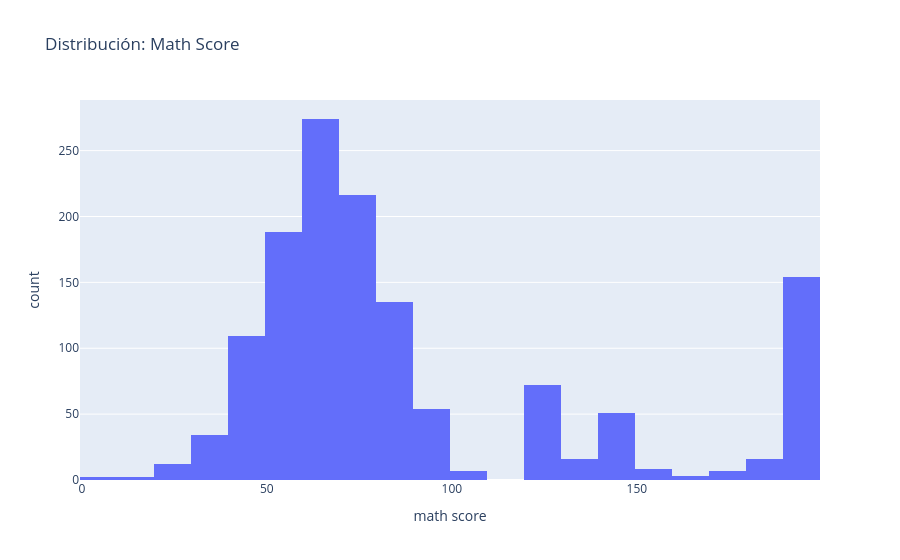
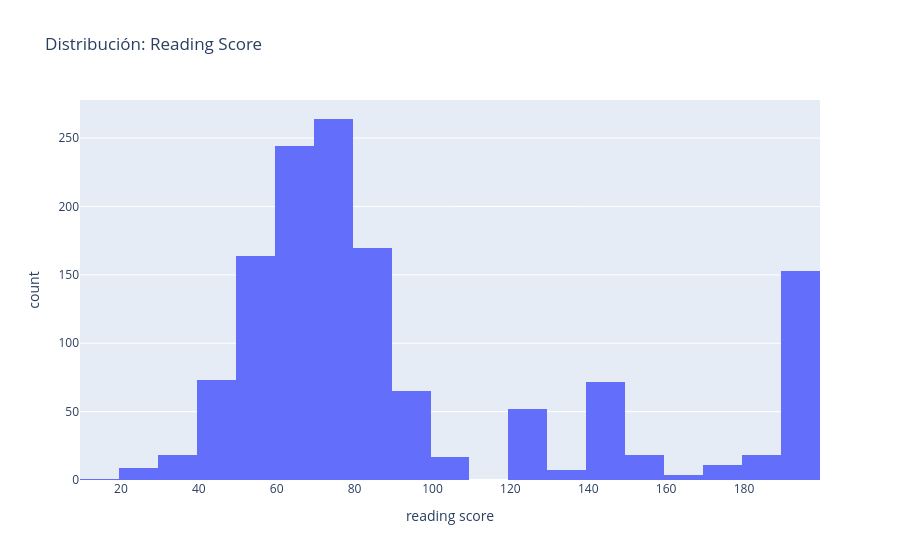
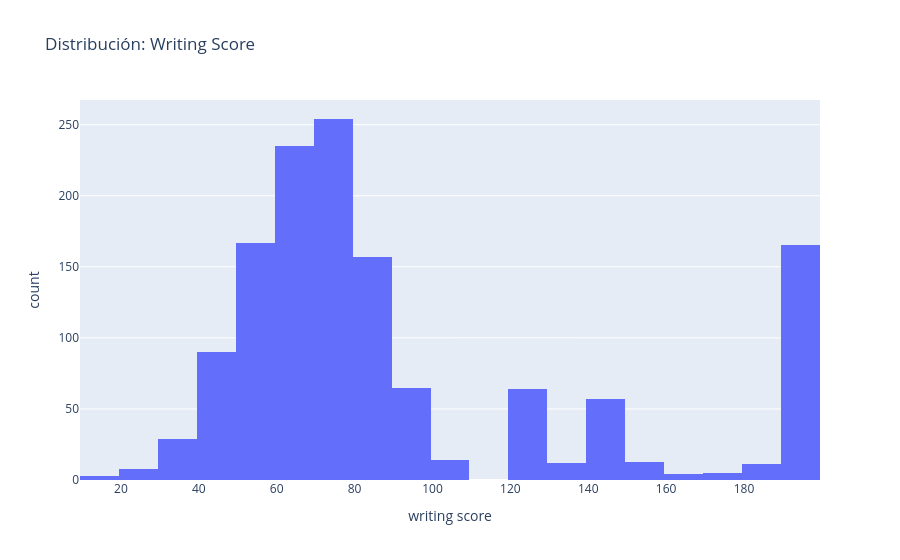

Source (notebook cell) for these figures, in order:
### Code cell
analyze_df(df_grades)

### Figure 1 — Plotly figure (JSON) as saved in the notebook; plotly's stock layout.template omitted (floating-point values rounded to 4 significant figures; data arrays with more than 128 entries replaced by an {"elided": "..."} marker saying what was removed)
{"data": [{"bingroup": "x", "hovertemplate": "math score=%{x}<br>count=%{y}<extra></extra>", "legendgroup": "", "marker": {"color": "#636efa", "pattern": {"shape": ""}}, "name": "", "orientation": "v", "showlegend": false, "type": "histogram", "x": {"elided": "1400 mixed values"}, "xaxis": "x", "yaxis": "y"}], "layout": {"barmode": "relative", "legend": {"tracegroupgap": 0}, "title": {"text": "Distribución: Math Score"}, "xaxis": {"anchor": "y", "domain": [0, 1], "title": {"text": "math score"}}, "yaxis": {"anchor": "x", "domain": [0, 1], "title": {"text": "count"}}}}

### Figure 2 — Plotly figure (JSON) as saved in the notebook; plotly's stock layout.template omitted (floating-point values rounded to 4 significant figures; data arrays with more than 128 entries replaced by an {"elided": "..."} marker saying what was removed)
{"data": [{"bingroup": "x", "hovertemplate": "reading score=%{x}<br>count=%{y}<extra></extra>", "legendgroup": "", "marker": {"color": "#636efa", "pattern": {"shape": ""}}, "name": "", "orientation": "v", "showlegend": false, "type": "histogram", "x": {"elided": "1400 mixed values"}, "xaxis": "x", "yaxis": "y"}], "layout": {"barmode": "relative", "legend": {"tracegroupgap": 0}, "title": {"text": "Distribución: Reading Score"}, "xaxis": {"anchor": "y", "domain": [0, 1], "title": {"text": "reading score"}}, "yaxis": {"anchor": "x", "domain": [0, 1], "title": {"text": "count"}}}}

### Figure 3 — Plotly figure (JSON) as saved in the notebook; plotly's stock layout.template omitted (floating-point values rounded to 4 significant figures; data arrays with more than 128 entries replaced by an {"elided": "..."} marker saying what was removed)
{"data": [{"bingroup": "x", "hovertemplate": "writing score=%{x}<br>count=%{y}<extra></extra>", "legendgroup": "", "marker": {"color": "#636efa", "pattern": {"shape": ""}}, "name": "", "orientation": "v", "showlegend": false, "type": "histogram", "x": {"elided": "1400 mixed values"}, "xaxis": "x", "yaxis": "y"}], "layout": {"barmode": "relative", "legend": {"tracegroupgap": 0}, "title": {"text": "Distribución: Writing Score"}, "xaxis": {"anchor": "y", "domain": [0, 1], "title": {"text": "writing score"}}, "yaxis": {"anchor": "x", "domain": [0, 1], "title": {"text": "count"}}}}
